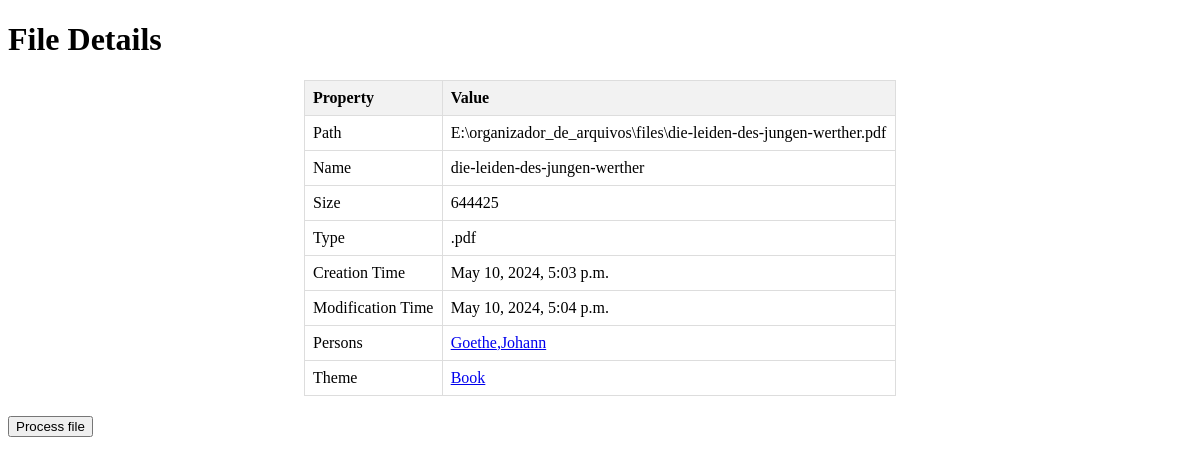
Screenshot of /catalogo/file/4/ with the database file from the repository.
### catalogo/models.py (models this page shows, shortened)
class File(models.Model):
  numeric_id = models.AutoField(primary_key= True)
  path = models.CharField(max_length=200,unique=True)
  name = models.CharField(max_length=200)
  size = models.IntegerField()
  type = models.CharField(max_length=10)
  creation_time = models.DateTimeField()
  modification_time = models.DateTimeField()
  persons = models.ManyToManyField(Person, related_name='files',blank=True)
  themes = models.ManyToManyField(Theme, related_name='files',blank=True)

class Person(models.Model):
  numeric_id = models.AutoField(primary_key= True)
  name = models.CharField(max_length=100)
  surname = models.CharField(max_length=100)

class Theme(models.Model):
  numeric_id = models.AutoField(primary_key=True)
  theme = models.CharField(max_length=100)

### catalogo/views.py (the view)
# urls.py: path("catalogo/file/<int:file_id>/",views.catalago_file,name="file"),
def catalago_file(request, file_id):
  file = File.objects.filter(numeric_id=file_id)
  if len(file) == 0:
    return render(request, '404.html', status=404)
  values = file[0]
  path = values.path
  name = values.name
  size = values.size
  type = values.type
  creation_time = values.creation_time
  modification_time = values.modification_time
  persons = values.persons.all()
  themes = values.themes.all()
  template = loader.get_template("catalogo/file.html")
  values = {
    'file_id':file_id,
    'path': path,
    'name': name,
    'size': size,
    'type': type,
    'creation_time': creation_time,
    'modification_time': modification_time,
    'persons': persons,
    'themes': themes
  }
  return HttpResponse(template.render(values, request))

### catalogo/templates/catalogo/file.html (shortened to what this page needs)
<!DOCTYPE html>
<html lang="en">
<head>
</head>
<body>
    <h1>File Details</h1>
    <table>
        <tr>
            <th>Property</th>
            <th>Value</th>
        </tr>
        <tr>
            <td>Path</td>
            <td>{{ path }}</td>
        </tr>
        <tr>
            <td>Name</td>
            <td>{{ name }}</td>
        </tr>
        <tr>
            <td>Size</td>
            <td>{{ size }}</td>
        </tr>
        <tr>
            <td>Type</td>
            <td>{{ type }}</td>
        </tr>
        <tr>
            <td>Creation Time</td>
            <td>{{ creation_time }}</td>
        </tr>
        <tr>
            <td>Modification Time</td>
            <td>{{ modification_time }}</td>
        </tr>
        <tr>
            <td>Persons</td>
             <td>
            {% for person in persons %}
                 <a href="/catalogo/person/{{ person.numeric_id }}/">
                     {{person.surname}},{{person.name}} {% if not forloop.last %} <br> {% endif %}
                 </a>
            {% endfor %}</td>
        </tr>
        <tr>
            <td>Theme</td>
             <td>
            {% for theme in themes %}
                 <a href="/catalogo/theme/{{ theme.numeric_id }}/">
                     {{theme.theme}}{% if not forloop.last %} <br> {% endif %}
                 </a>
            {% endfor %}</td>
        </tr>
    </table>
    <button onclick="process_file({{ file_id }})"  id="processed_file">Process file</button>
    {% load static %}
</body>
</html>

### catalogo/templates/catalogo/file.html (style rules this page uses)
table { width: 50%; margin: 20px auto; border-collapse: collapse; }
th, td { border: 1px solid #ddd; padding: 8px; text-align: left; }
th { background-color: #f2f2f2; }

### rows the page displays
File: path "E:\\organizador_de_arquivos\\files\\die-leiden-des-jungen-werther.pdf", name "die-leiden-des-jungen-werther", type ".pdf", creation_time "May 10, 2024, 5:03 p.m.", modification_time "May 10, 2024, 5:04 p.m."
Person: surname "Goethe", name "Johann"
Theme: theme "Book"

### other values shown
{{ size }} "644425"
